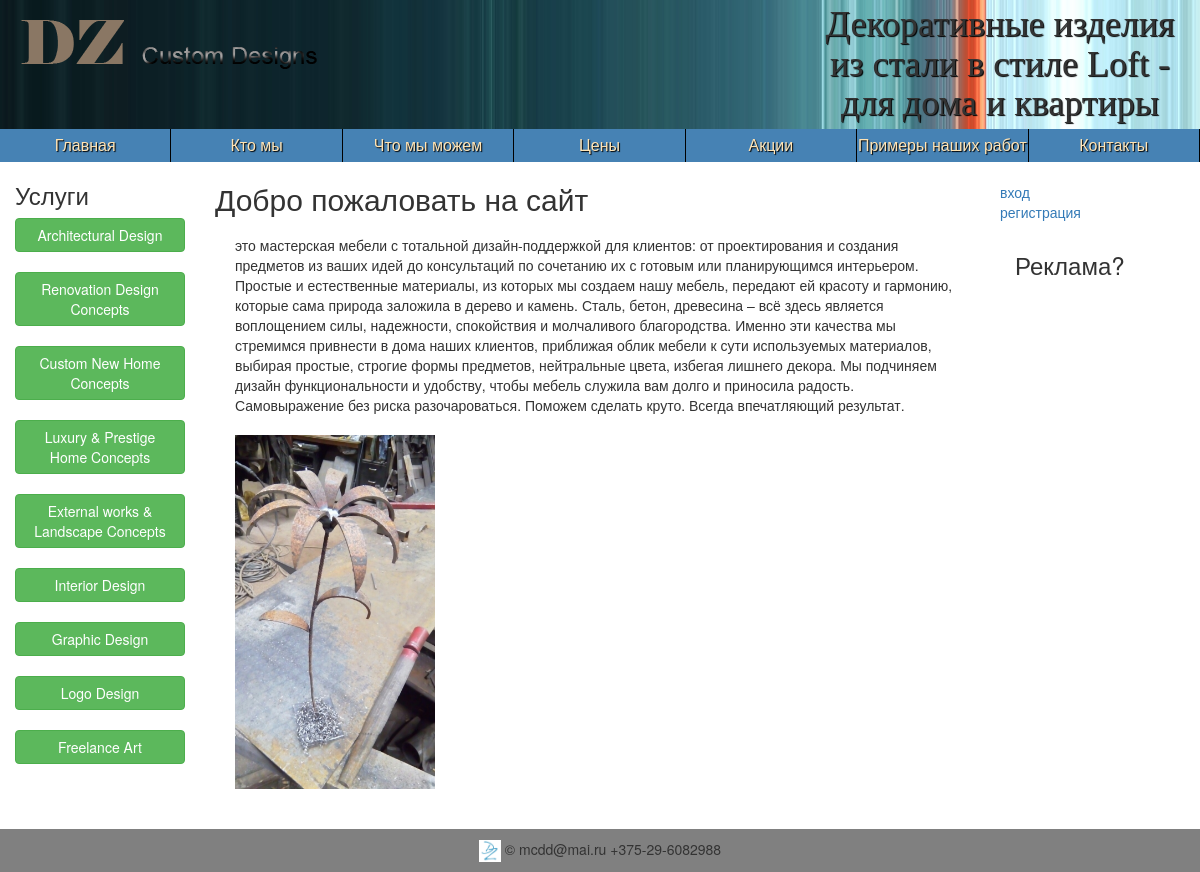
Before: / with the older database file.
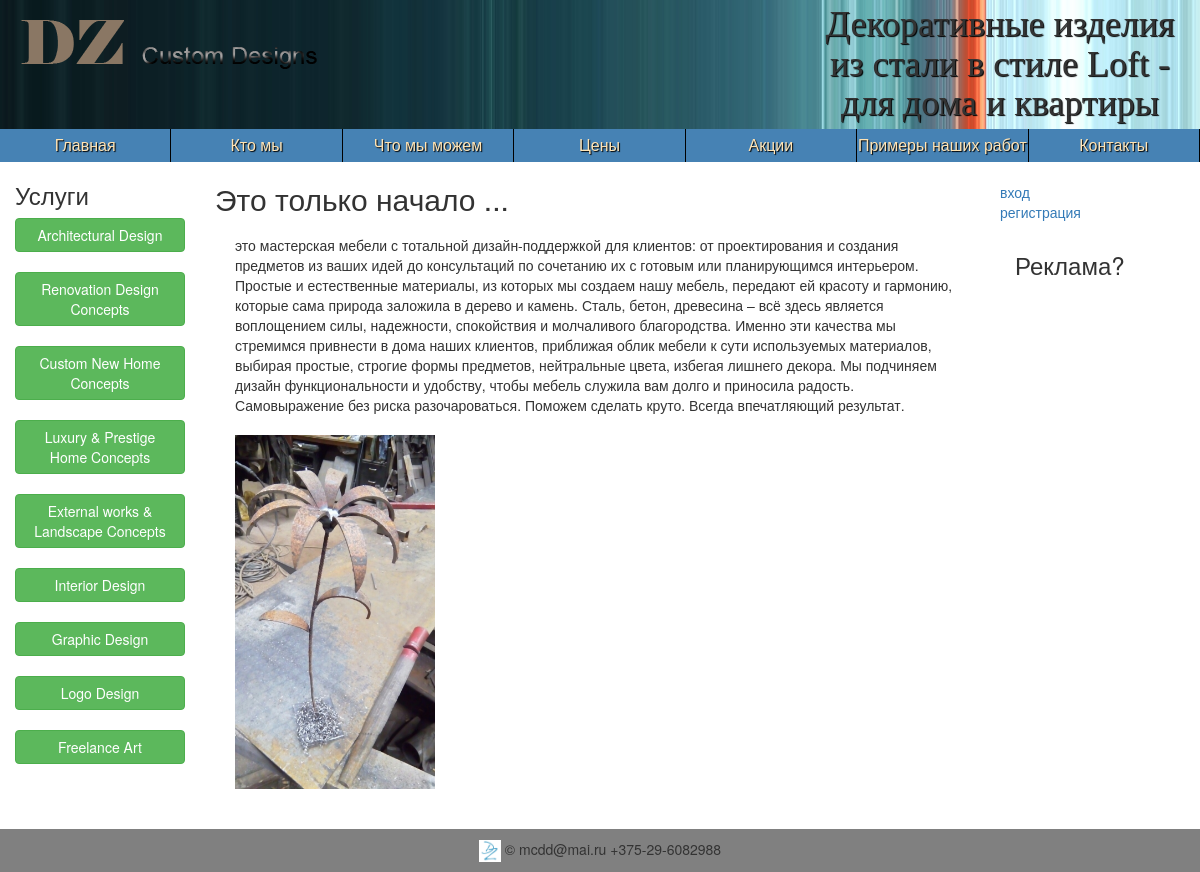
After: the same page with the newer database file.
### tables this page shows
CREATE TABLE IF NOT EXISTS `maintexts` (
  `id` int(11) NOT NULL,
  `name` tinytext NOT NULL,
  `body` text NOT NULL,
  `url` tinytext NOT NULL,
  `lang` enum('ru','eng') NOT NULL DEFAULT 'ru',
  `showhide` enum('show','hide') NOT NULL DEFAULT 'show',
  `putdate` date NOT NULL
);

### index.php (the view, shortened to what this page needs)
<?php require_once("templates/top.php");
if($_GET['url']){
	$file=$_GET['url'];
}else{
	$file='index';
}
$query="select*from maintexts where url='$file'";
$adr=mysqli_query($dbcnx, $query);
$str=mysqli_fetch_array($adr);
   ?>
			<h2><?=$str['name']; ?></h2>
			<div class="content">
			<?=$str['body'];?>
			</div>
<?php require_once("templates/bottom.php");   ?>

### templates/top.php (shortened to what this page needs)
<!doctype html>
<html>
<head>
	<link rel="stylesheet" type ="text/css" href="media/bootstrap/css/bootstrap.min.css" />
	<link rel="stylesheet" type ="text/css" href="media/css/style.css" />
</head>
<body>
	<div class= "header">
		<div class=col-md-8>
			<img id="logo" src="media/img/Logo.png"/>
		</div>
		<div class=col-md-4>
			<h1>Декоративные изделия из стали в стиле Loft - для дома и квартиры</h1>
		</div>
		<br style="clear:both"/>
	</div>
	<nav class="topmenu">
		<a href="/">Главная</a>
		<a href="index.php?url=about">Кто мы</a>
		<a href="index.php?url=examples">Что мы можем</a>
		<a href="#">Цены</a>
		<a href="#">Акции</a>
		<a href="works.php">Примеры наших работ</a>
		<a href="index.php?url=contacts">Контакты</a>
	</nav>
	<div class="cont">
		<div class=col-md-2>
			<h3>Услуги</h3>
			<a href="#" class="btn btn-success btn-block" >Architectural Design</a></br>
			<a href="#" class="btn btn-success btn-block" >Renovation Design Concepts</a></br>
			<a href="#" class="btn btn-success btn-block" >Custom New Home Concepts</a></br>
			<a href="#" class="btn btn-success btn-block" >Luxury & Prestige Home Concepts</a></br>
			<a href="#" class="btn btn-success btn-block" >External works & Landscape Concepts</a></br>
			<a href="#" class="btn btn-success btn-block" >Interior Design</a></br>
			<a href="#" class="btn btn-success btn-block" >Graphic Design</a></br>
			<a href="#" class="btn btn-success btn-block" >Logo Design</a></br>
			<a href="#" class="btn btn-success btn-block" >Freelance Art</a></br>
		</div>
		<div class=col-md-8>

### templates/bottom.php
</div>
	<div class="col-md-2 side_menu">
		<?php if($_SESSION['id']){
		?>
			<br><a href="cabinet.php">Кабинет пользователя</a>
			<br><a href="logout.php">Выход</a>
			<?php
			}else{
			?>
				<a href="auth.php">вход</a>
				<p><a href="registration.php">регистрация</a></p>
			<?php
			}
			?>
			<div class="col-md-2">
				<h3>Реклама?</h3>
			</div>
	</div>
<br style="clear:both"/>
	<footer class="footer">
		<img src="/media/img/dz_400.png" style="width:22px;height:22px;object-fit:cover;">		</img> &copy; mcdd@mai.ru  +375-29-6082988
	</footer>
	</body>
</html>

### media/css/style.css (style rules this page uses)
body { margin: 0; padding: 0; }
.header { background-color: #fff; background: url("../img/Fon.jpg"); }
.header h1 { float: left; font-family: elephant; text-align:center; text-shadow: 1px 1px 1px black; color: -moz-ButtonDefault; margin-top: 5px; margin-bottom: 5px; }
#logo { float: left; padding: 10px 0; }
.topmenu { display: flex; }
.topmenu a { flex: 1; display: block; text-align: center; color: rgb(255, 228, 181); text-shadow: 1px 1px 1px black; background: rgb(70,130,180); text-decoration: none; padding: 5px 0; border-right: solid 1px black; font-size: 16px; }
.content { -moz-column-count: 1; -moz-column-rule: 1px black solid; -moz-column-gap: 2em; -webkit-column-count: 1; -webkit-column-rule: 1px black solid; -webkit-column-gap: 2em; column-count: 1; column-rule: 1px black solid; column-gap: 2em; margin: 20px; }
.side_menu { padding: 20px 0; }
.footer { padding: 10px 0; background: grey; text-align: center; }
.btn { white-space:normal; }

Changed rows visible on the page:
changed maintexts: name "Добро пожаловать на сайт" → "Это только начало ..."
